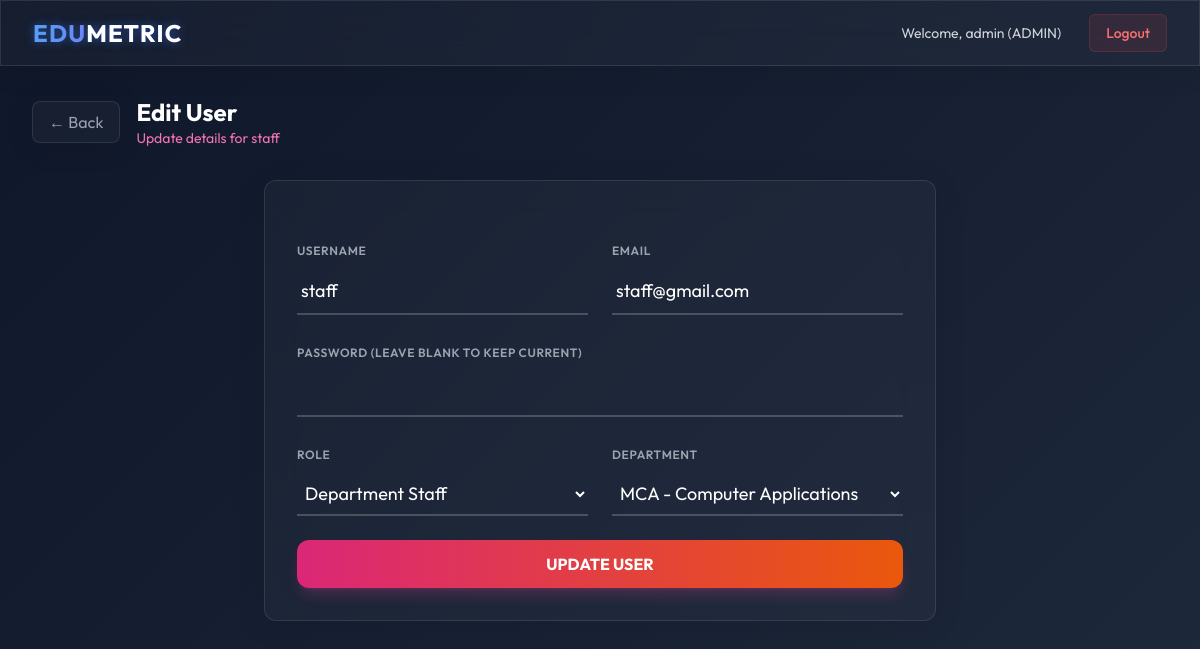
Screenshot of /edit-user/3/ (signed in) with the database file from the repository.
### core/models.py (models this page shows, shortened)
class User(AbstractUser):
    class Role(models.TextChoices):
        ADMIN = "ADMIN", "Admin"
        STAFF = "DEPT_STAFF", "Department Staff"
        TEACHER = "TEACHER", "Teacher"
        STUDENT = "STUDENT", "Student"
    role = models.CharField(max_length=20, choices=Role.choices, default=Role.STUDENT)
    department = models.ForeignKey(Department, on_delete=models.SET_NULL, null=True, blank=True)
    class_section = models.ForeignKey(ClassSection, on_delete=models.SET_NULL, null=True, blank=True)
    phone = models.CharField(max_length=15, blank=True, null=True)
    profile_pic = models.ImageField(upload_to="profiles/", blank=True, null=True)

### core/views.py (the view, shortened to what this page needs)
# urls.py: path('edit-user/<int:user_id>/', views.edit_user, name='edit_user'),
@login_required
@user_passes_test(is_admin)
def edit_user(request, user_id):
    user_obj = get_object_or_404(User, id=user_id)
    context = {
        'edit_user':   user_obj,
        'roles':       User.Role.choices,
        'departments': Department.objects.all(),
    }
    return render(request, 'edit_user.html', context)

### core/views.py (called while the page is built)
def is_admin(user):
    return user.role == User.Role.ADMIN

### templates/edit_user.html (shortened to what this page needs)
{% extends 'base.html' %}
{% block content %}
<div class="space-y-8">
    <div class="flex items-center space-x-4 mb-6">
        <a href="{% url 'admin_dashboard' %}"
            class="glass-panel px-4 py-2 rounded-lg text-gray-400 hover:text-white transition-colors">
            &larr; Back
        </a>
        <div>
            <h1 class="text-2xl font-bold text-white">Edit User</h1>
            <p class="text-pink-400 text-sm">Update details for {{ edit_user.username }}</p>
        </div>
    </div>
    <div class="glass-panel p-8 rounded-xl max-w-2xl mx-auto">
        <form method="post" class="space-y-6">
            <div class="grid grid-cols-1 md:grid-cols-2 gap-6">
                <div class="space-y-2">
                    <label class="text-xs font-semibold text-gray-400 uppercase tracking-wider">Username</label>
                    <input type="text" name="username" value="{{ edit_user.username }}" required
                        class="w-full glass-input py-2 px-1 text-lg placeholder-gray-600">
                </div>
                <div class="space-y-2">
                    <label class="text-xs font-semibold text-gray-400 uppercase tracking-wider">Email</label>
                    <input type="email" name="email" value="{{ edit_user.email }}"
                        class="w-full glass-input py-2 px-1 text-lg placeholder-gray-600">
                </div>
            </div>
            <div class="space-y-2">
                <label class="text-xs font-semibold text-gray-400 uppercase tracking-wider">Password (Leave blank to
                    keep current)</label>
                <input type="password" name="password"
                    class="w-full glass-input py-2 px-1 text-lg placeholder-gray-600">
            </div>
            <div class="grid grid-cols-1 md:grid-cols-2 gap-6">
                <div class="space-y-2">
                    <label class="text-xs font-semibold text-gray-400 uppercase tracking-wider">Role</label>
                    <select name="role" required class="w-full glass-input py-2 px-1 text-lg bg-transparent">
                        {% for code, name in roles %}
                        {% if edit_user.role == code %}
                        <option value="{{ code }}" class="bg-slate-800 text-white" selected>{{ name }}</option>
                        {% else %}
                        <option value="{{ code }}" class="bg-slate-800 text-white">{{ name }}</option>
                        {% endif %}
                        {% endfor %}
                    </select>
                </div>
                <div class="space-y-2">
                    <label class="text-xs font-semibold text-gray-400 uppercase tracking-wider">Department</label>
                    <select name="department_id" class="w-full glass-input py-2 px-1 text-lg bg-transparent">
                        {% for dept in departments %}
                        {% if edit_user.department.id == dept.id %}
                        <option value="{{ dept.id }}" class="bg-slate-800 text-white" selected>
                            {{ dept.code }} - {{ dept.name }}
                        </option>
                        {% else %}
                        <option value="{{ dept.id }}" class="bg-slate-800 text-white">
                            {{ dept.code }} - {{ dept.name }}
                        </option>
                        {% endif %}
                        {% endfor %}
                    </select>
                </div>
            </div>
            <button type="submit"
                class="w-full mt-8 py-3 px-4 bg-gradient-to-r from-pink-600 to-orange-600 hover:from-pink-500 hover:to-orange-500
                rounded-xl font-bold text-white shadow-lg shadow-pink-500/20 transition-all duration-200 transform hover:-translate-y-1">
                UPDATE USER
            </button>
        </form>
    </div>
</div>
{% endblock %}

### templates/base.html (shortened to what this page needs)
<!DOCTYPE html>
<html lang="en">
<head>
    <script src="/static/tailwind.js"></script>
    <link rel="stylesheet" href="/static/dashboard_effects.css">
</head>
<body class="antialiased overflow-x-hidden">
    <nav class="w-full glass-panel z-50 fixed top-0 left-0 border-b border-white/10">
        <div class="max-w-7xl mx-auto px-4 sm:px-6 lg:px-8">
            <div class="flex items-center justify-between h-16">
                <div class="flex-shrink-0">
                    <a href="/" class="text-2xl font-bold tracking-wider text-transparent bg-clip-text bg-gradient-to-r from-blue-400 to-purple-500 neon-text">
                        EDU<span class="text-white">METRIC</span>
                    </a>
                </div>
                <div class="hidden md:block">
                    <div class="ml-10 flex items-baseline space-x-4">
                        {% if user.is_authenticated %}
                            <span class="px-3 py-2 text-sm text-gray-300">Welcome, {{ user.username }} ({{ user.role }})</span>
                            <a href="{% url 'logout' %}" class="px-4 py-2 rounded-md text-sm font-medium bg-red-500/10 hover:bg-red-500/30 text-red-400 border border-red-500/20 transition-all">Logout</a>
                        {% else %}
                            <a href="{% url 'login' %}" class="text-gray-300 hover:text-white px-3 py-2 rounded-md text-sm font-medium">Login</a>
                        {% endif %}
                    </div>
                </div>
            </div>
        </div>
    </nav>
    <main class="pt-24 pb-12 px-4 sm:px-6 lg:px-8 max-w-7xl mx-auto min-h-screen">
        {% block content %}{% endblock %}
    </main>
</body>
</html>

### templates/base.html (style rules this page uses)
body { background: linear-gradient(135deg, #0f172a 0%, #1e293b 100%); color: #ffffff; min-height: 100vh; }
.glass-panel { background: rgba(255, 255, 255, 0.03); backdrop-filter: blur(16px); -webkit-backdrop-filter: blur(16px); border: 1px solid rgba(255, 255, 255, 0.1); box-shadow: 0 4px 30px rgba(0, 0, 0, 0.1); }
.glass-input { background: transparent; border: none; border-bottom: 2px solid rgba(255, 255, 255, 0.2); color: white; transition: border-color 0.3s; }
.neon-text { text-shadow: 0 0 10px rgba(59, 130, 246, 0.5); }

### rows the page displays
User: username "admin", role "ADMIN"
User: username "staff", email "staff@gmail.com", role "Department Staff"

### other values shown
form field department_id "MCA - Computer Applications"
